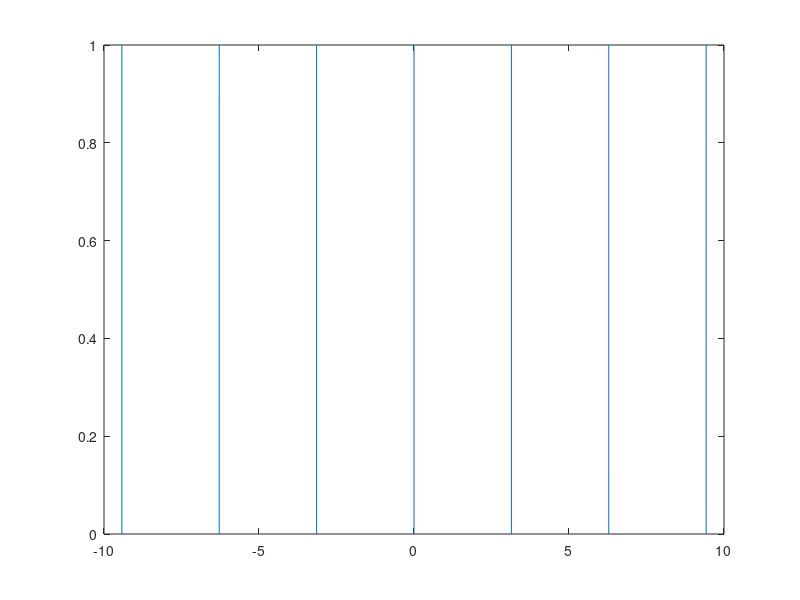

Write the MATLAB code that produced this figure. (Note: this script raises an error after producing the figure.)
%% Plot the fundamental frequency and hear associated sound
t = 0:.1:1000;
y = sin(t);
plot(t,y);
sound(y)
%% Next add the third harmonic to the fundamental, and plot/hear it.
y = sin(t) + sin(3*t)/3;
plot(t,y);
sound(y)
%% Now use the first, third, fifth, seventh, and ninth harmonics.
y = sin(t) + sin(3*t)/3 + sin(5*t)/5 + sin(7*t)/7 + sin(9*t)/9;
plot(t,y);
sound(y)

%% CODE 1
% Ideal square wave
t=-10:0.0001:10;
x=0.5*(square(t)+1);
plot(t,x)
hold on

%% CODE 2
clc, syms n x
L = pi; N_TERMS = input('Number of terms: '); n = 1:N_TERMS;
% Calculating the coefficients of the Fourier Series
tic
a0 = (1/L)*int(1, x, 0, pi);
an = (1/L)*int(1*cos(n*x), x, 0, pi);
bn = (1/L)*int(1*sin(n*x), x, 0, pi);
% Plugging the coefficient values in the Fourier Series
f = 0;
for n = 1:N_TERMS
f = f+ (an(n)*cos(n*x) + bn(n)*sin(n*x));
end
toc
fprintf('Approximation using %d terms\n', n)
f_approx = (a0/2)+ f
ezplot(f_approx, [-10,10])
title('Fourier Series Approximation')
xlabel('x')
ylabel('F(x) approximated')
legend('f(x)', 'f(N=10)','f`(N=20)', 'f(N=30)');
hold on
